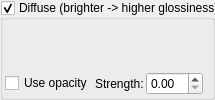
              <widget class="MyGroupBox" name="groupCheck_diffuse_gradient_enable">
               <property name="title">
                <string>Diffuse (brighter -&gt; higher glossiness)</string>
               </property>
               <property name="checkable">
                <bool>true</bool>
               </property>
               <layout class="QVBoxLayout" name="verticalLayout_16">
                <property name="spacing">
                 <number>2</number>
                </property>
                <property name="leftMargin">
                 <number>2</number>
                </property>
                <property name="topMargin">
                 <number>2</number>
                </property>
                <property name="rightMargin">
                 <number>2</number>
                </property>
                <property name="bottomMargin">
                 <number>2</number>
                </property>
                <item>
                 <widget class="cGradientEditWidget" name="colorpalette_diffuse_gradient" native="true">
                  <property name="toolTip">
                   <string>&lt;html&gt;&lt;head/&gt;&lt;body&gt;&lt;p&gt;Gradient which defines the intensity and width of specular highlights.&lt;/p&gt;&lt;p&gt;A higher value produces a more glossy surface, e.g. brighter highlights of a smaller width.&lt;/p&gt;&lt;/body&gt;&lt;/html&gt;</string>
                  </property>
                 </widget>
                </item>
                <item>
                 <layout class="QHBoxLayout" name="horizontalLayout_diffuse_opacity">
                  <item>
                   <widget class="MyCheckBox" name="checkBox_diffuse_gradient_mask_enable">
                    <property name="toolTip">
                     <string>Enable opacity stops from gradient to control per-point transparency</string>
                    </property>
                    <property name="text">
                     <string>Use opacity</string>
                    </property>
                   </widget>
                  </item>
                  <item>
                   <widget class="QLabel" name="label_diffuse_gradient_opacity">
                    <property name="text">
                     <string>Strength:</string>
                    </property>
                   </widget>
                  </item>
                  <item>
                   <widget class="MyDoubleSpinBox" name="spinbox_diffuse_gradient_opacity">
                    <property name="toolTip">
                     <string>Master gradient strength (0.0 = no effect, 1.0 = full gradient)</string>
                    </property>
                   </widget>
                  </item>
                  <item>
                   <spacer name="horizontalSpacer_diffuse_opacity">
                    <property name="orientation">
                     <enum>Qt::Horizontal</enum>
                    </property>
                   </spacer>
                  </item>
                 </layout>
                </item>
               </layout>
              </widget>
